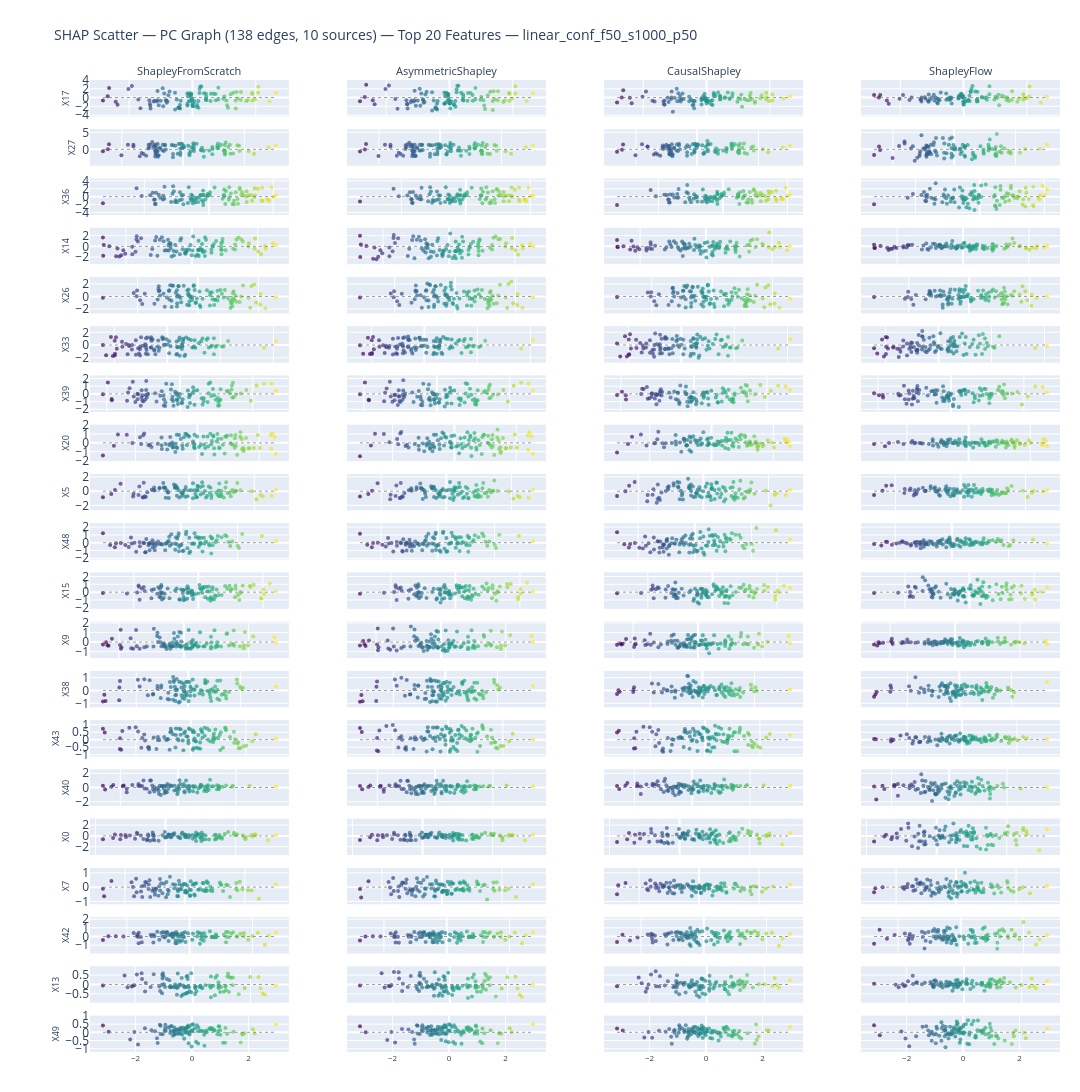

Source (notebook cell):
### Markdown cell above
## 5. Individual SHAP Scatter Plots — PC Graph

Grid: **rows** = top-N features  ·  **columns** = [Scratch, Asymmetric, Causal, ShapleyFlow]  
Each cell: SHAP value (y) vs. feature value x (x) for all test instances.  
Y-axis scale is **shared within each row** so magnitudes are comparable across methods.

### Code cell
# ── Column metadata ───────────────────────────────────────────────────────
PC_SCATTER_METHODS = [
    "Scratch",
    "Asymmetric (PC)",
    "Causal (PC)",
    "Flow (PC)",
]
COL_LABELS = ["ShapleyFromScratch", "AsymmetricShapley", "CausalShapley", "ShapleyFlow"]


def plot_shap_scatter_pc(features=None):
    """
    SHAP value scatter plot (feature value vs SHAP) for PC-graph methods.

    Parameters
    ----------
    features : list of str, optional
        Feature names to display as rows. Defaults to top-N by Scratch.

    Examples
    --------
    >>> plot_shap_scatter_pc()                      # default: top-N by Scratch
    >>> plot_shap_scatter_pc(['X0', 'X5', 'X12'])   # specific features
    """
    feat_idx, feat_labels = _resolve_features(features)
    title_tag = f"Top {N_TOP_FEATURES}" if features is None else f"{len(feat_labels)}"
    fig = make_shap_scatter_figure(
        methods        = PC_SCATTER_METHODS,
        col_labels     = COL_LABELS,
        feature_idx    = feat_idx,
        feature_labels = feat_labels,
        x_test         = x_test,
        shap_data      = shap_data,
        title          = (
            f"SHAP Scatter — PC Graph ({pc_edges} edges, {pc_sources} sources) — "
            f"{title_tag} Features — {DATASET}"
        ),
        colors         = METHOD_COLORS,
    )
    fig.show()
    return fig


# Default: top-N by Scratch
fig_scatter_pc = plot_shap_scatter_pc()
